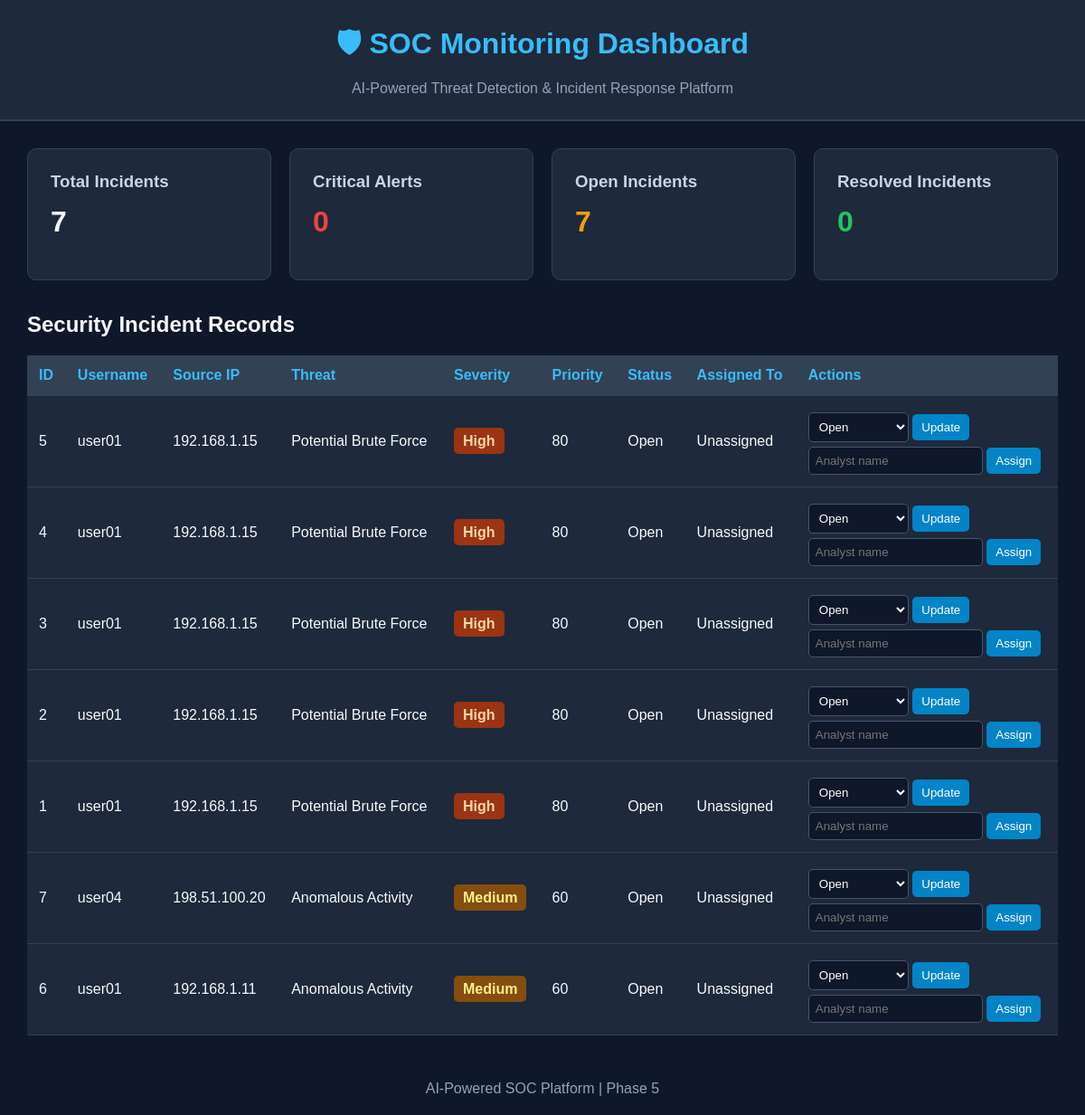
Before: / with the older database file.
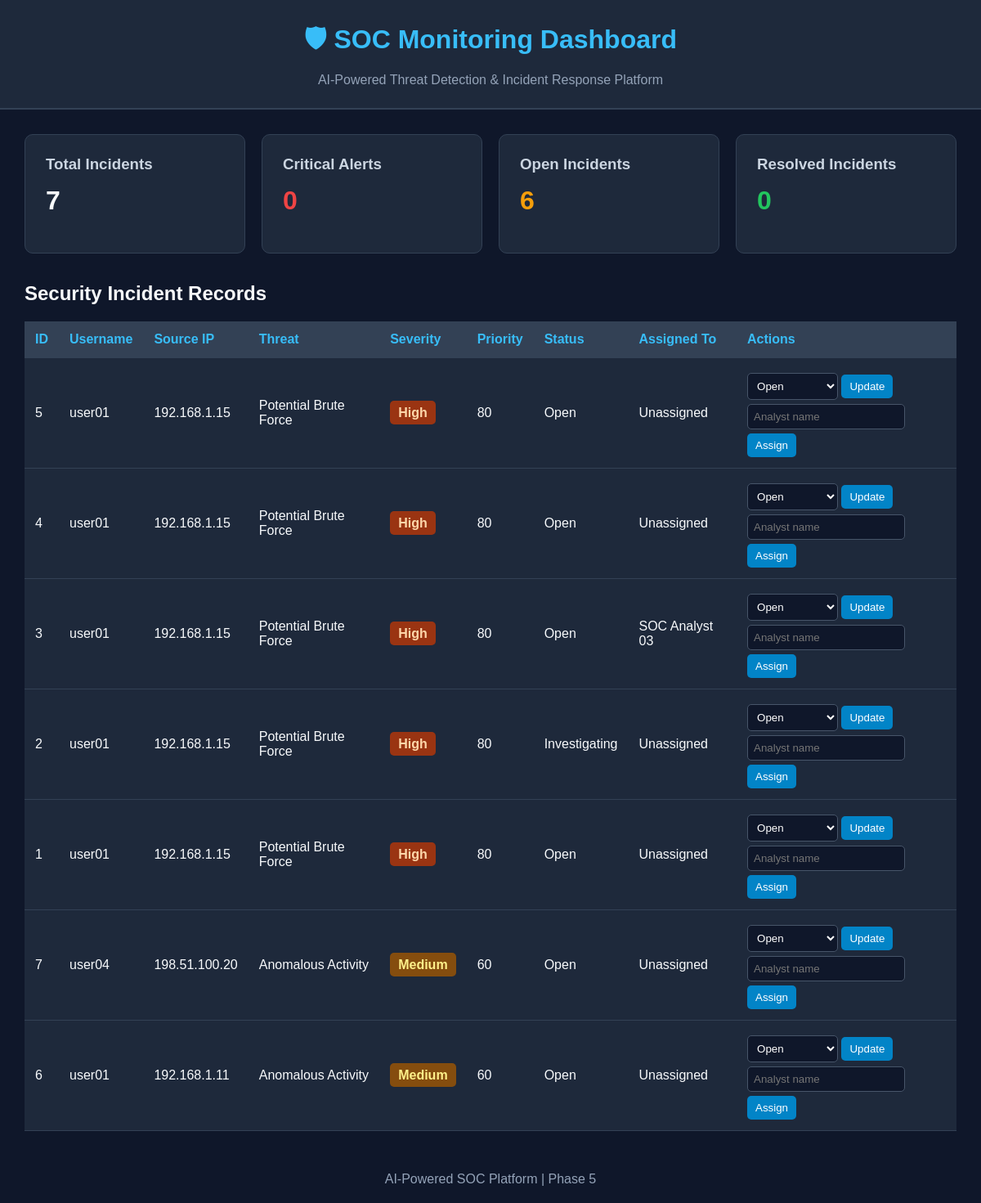
After: the same page with the newer database file.
### tables this page shows
CREATE TABLE incidents (
    incident_id INTEGER PRIMARY KEY AUTOINCREMENT,
    alert_key TEXT UNIQUE NOT NULL,
    timestamp TEXT,
    username TEXT,
    source_ip TEXT,
    threat_category TEXT,
    severity TEXT,
    priority_score INTEGER,
    alert_reason TEXT,
    login_status TEXT,
    incident_status TEXT DEFAULT 'Open'
        CHECK (incident_status IN (
            'Open', 'Investigating', 'Resolved'
        )),
    assigned_to TEXT DEFAULT 'Unassigned',
    created_at TEXT DEFAULT CURRENT_TIMESTAMP
);

### src/app.py (the view)
@app.route("/")
def dashboard():
    connection = get_db_connection()
    total = connection.execute(
        "SELECT COUNT(*) FROM incidents"
    ).fetchone()[0]
    critical = connection.execute(
        "SELECT COUNT(*) FROM incidents WHERE severity = 'Critical'"
    ).fetchone()[0]
    open_count = connection.execute(
        "SELECT COUNT(*) FROM incidents WHERE incident_status = 'Open'"
    ).fetchone()[0]
    resolved = connection.execute(
        "SELECT COUNT(*) FROM incidents WHERE incident_status = 'Resolved'"
    ).fetchone()[0]
    incidents = connection.execute("""
        SELECT *
        FROM incidents
        ORDER BY priority_score DESC, incident_id DESC
    """).fetchall()
    connection.close()
    return render_template(
        "index.html",
        total=total,
        critical=critical,
        open_count=open_count,
        resolved=resolved,
        incidents=incidents
    )

### src/app.py (called while the page is built)
def get_db_connection():
    connection = sqlite3.connect(DATABASE_PATH)
    connection.row_factory = sqlite3.Row
    return connection

### src/templates/index.html (shortened to what this page needs)
<!DOCTYPE html>
<html lang="en">
<head>
    <link rel="stylesheet"
          href="{{ url_for('static', filename='style.css') }}">
</head>
<body>
<header>
    <h1>🛡 SOC Monitoring Dashboard</h1>
    <p>AI-Powered Threat Detection & Incident Response Platform</p>
</header>
<main>
    <section class="stats">
        <div class="card">
            <h3>Total Incidents</h3>
            <h2>{{ total }}</h2>
        </div>
        <div class="card critical">
            <h3>Critical Alerts</h3>
            <h2>{{ critical }}</h2>
        </div>
        <div class="card open">
            <h3>Open Incidents</h3>
            <h2>{{ open_count }}</h2>
        </div>
        <div class="card resolved">
            <h3>Resolved Incidents</h3>
            <h2>{{ resolved }}</h2>
        </div>
    </section>
    <h2>Security Incident Records</h2>
    <div class="table-container">
        <table>
            <thead>
                <tr>
                    <th>ID</th>
                    <th>Username</th>
                    <th>Source IP</th>
                    <th>Threat</th>
                    <th>Severity</th>
                    <th>Priority</th>
                    <th>Status</th>
                    <th>Assigned To</th>
                    <th>Actions</th>
                </tr>
            </thead>
            <tbody>
                {% for incident in incidents %}
                <tr>
                    <td>{{ incident["incident_id"] }}</td>
                    <td>{{ incident["username"] or "-" }}</td>
                    <td>{{ incident["source_ip"] or "-" }}</td>
                    <td>{{ incident["threat_category"] or "-" }}</td>
                    <td>
                        <span class="badge {{ incident['severity']|lower }}">
                            {{ incident["severity"] }}
                        </span>
                    </td>
                    <td>{{ incident["priority_score"] }}</td>
                    <td>{{ incident["incident_status"] }}</td>
                    <td>{{ incident["assigned_to"] }}</td>
                    <td>
                        <form action="{{ url_for('update_status', incident_id=incident['incident_id']) }}"
                              method="POST">
                            <select name="status">
                                <option value="Open">Open</option>
                            </select>
                            <button type="submit">Update</button>
                        </form>
                        <form action="{{ url_for('assign_incident', incident_id=incident['incident_id']) }}"
                              method="POST">
                            <input type="text" name="analyst"
                                   placeholder="Analyst name" required>
                            <button type="submit">Assign</button>
                        </form>
                    </td>
                </tr>
                {% else %}
                <tr>
                    <td colspan="9">No incidents found.</td>
                </tr>
                {% endfor %}
            </tbody>
        </table>
    </div>
</main>
<footer>
    <p>AI-Powered SOC Platform | Phase 5</p>
</footer>
</body>
</html>

### src/static/style.css (style rules this page uses)
* { margin: 0; padding: 0; box-sizing: border-box; font-family: Arial, sans-serif; }
body { background: #0f172a; color: #f8fafc; }
header { background: #1e293b; padding: 25px; text-align: center; border-bottom: 2px solid #334155; }
header h1 { color: #38bdf8; margin-bottom: 10px; }
header p { color: #94a3b8; }
main { padding: 30px; }
.stats { display: grid; grid-template-columns: repeat(4, 1fr); gap: 20px; margin-bottom: 35px; }
.card { background: #1e293b; padding: 25px; border-radius: 10px; border: 1px solid #334155; }
.card h3 { color: #cbd5e1; margin-bottom: 15px; }
.card h2 { font-size: 32px; }
.critical h2 { color: #ef4444; }
.open h2 { color: #f59e0b; }
.resolved h2 { color: #22c55e; }
h2 { margin-bottom: 20px; }
.table-container { overflow-x: auto; }
table { width: 100%; border-collapse: collapse; background: #1e293b; }
th, td { padding: 13px; border-bottom: 1px solid #334155; text-align: left; }
th { background: #334155; color: #38bdf8; }
.badge { padding: 6px 10px; border-radius: 5px; font-weight: bold; }
.badge.high { background: #9a3412; color: #fed7aa; }
.badge.medium { background: #854d0e; color: #fef08a; }
button { padding: 7px 10px; background: #0284c7; color: white; border: none; border-radius: 5px; cursor: pointer; margin-top: 5px; }
select, input { padding: 7px; margin-top: 5px; background: #0f172a; color: white; border: 1px solid #475569; border-radius: 5px; }
footer { text-align: center; padding: 20px; color: #94a3b8; }

Changed rows visible on the page:
changed incidents id 3: assigned_to "Unassigned" → "SOC Analyst 03"
changed incidents id 2: incident_status "Open" → "Investigating"
Other visible differences:
{{ open_count }}: "7" → "6"
